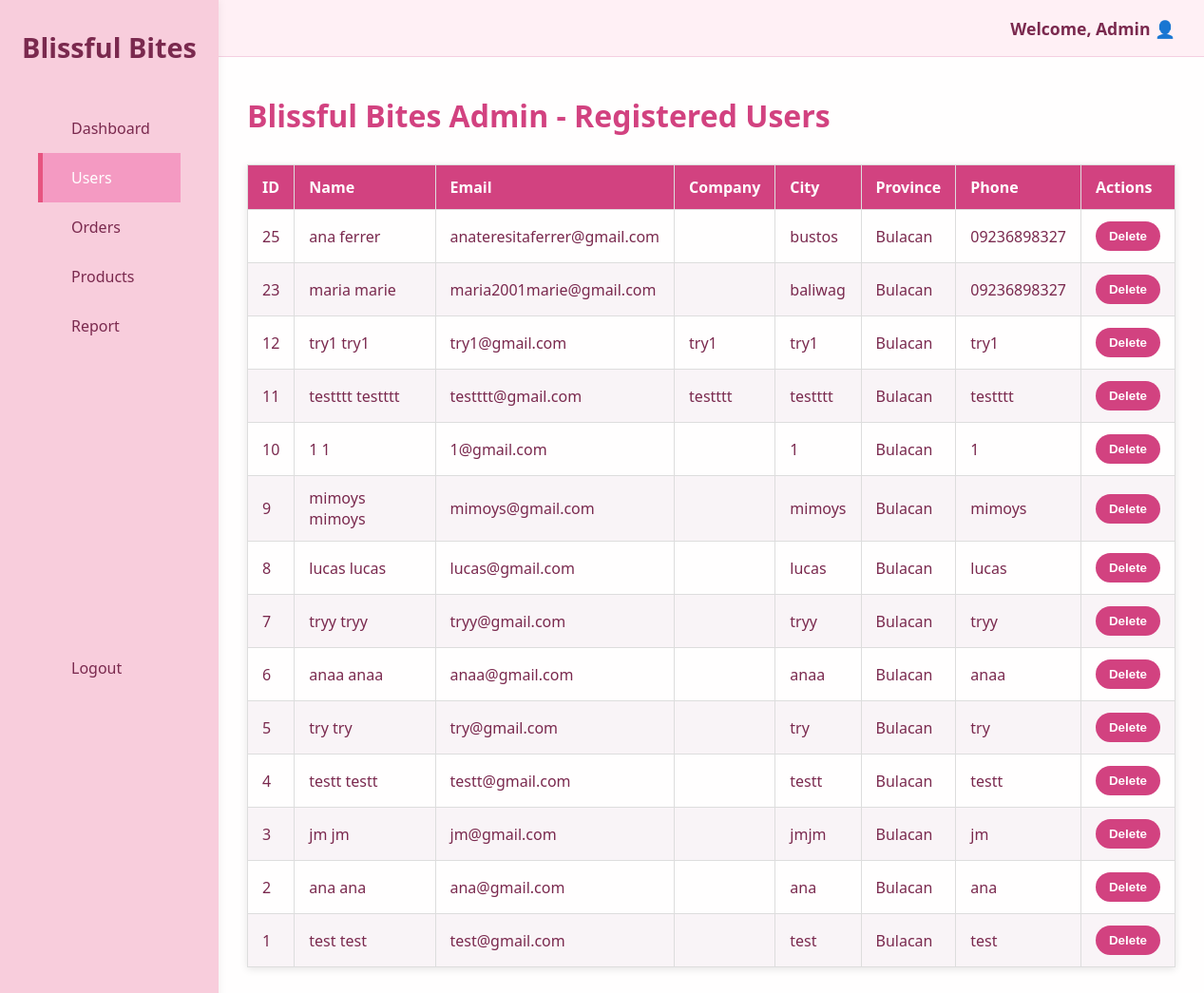
/users.php, run on an earlier commit of the app's database.
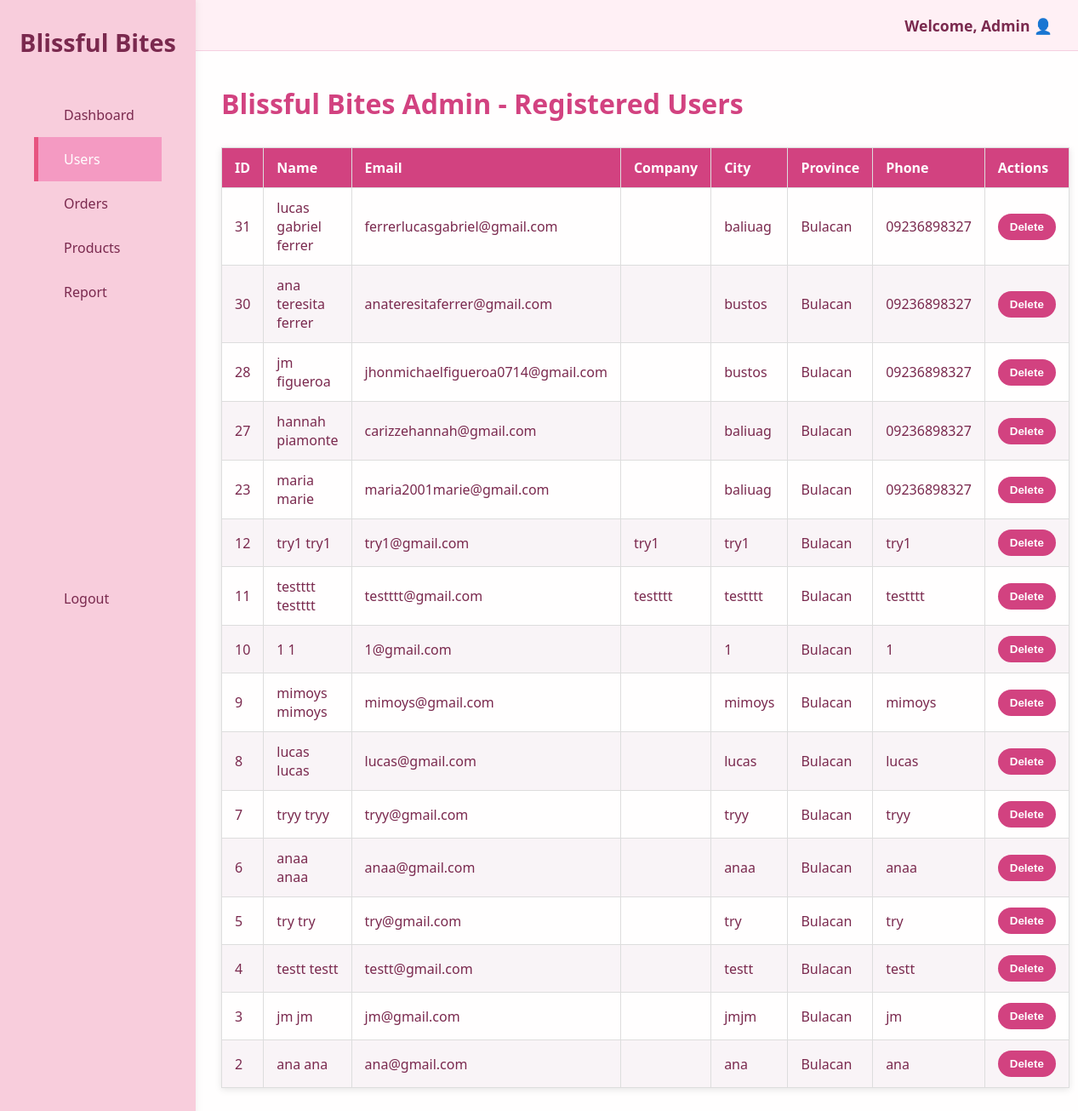
And on a later commit of the database.
### tables this page shows
CREATE TABLE `users` (
  `id` int(11) NOT NULL,
  `first_name` varchar(50) NOT NULL,
  `last_name` varchar(50) NOT NULL,
  `company_name` varchar(100) DEFAULT NULL,
  `street` varchar(100) NOT NULL,
  `city` varchar(50) NOT NULL,
  `province` varchar(50) DEFAULT 'Bulacan',
  `phone` varchar(20) NOT NULL,
  `email` varchar(100) NOT NULL,
  `user_password` varchar(255) NOT NULL,
  `created_at` timestamp NOT NULL DEFAULT current_timestamp(),
  `verification_code` varchar(6) DEFAULT NULL,
  `email_verified` tinyint(1) DEFAULT 0
);

### users.php (the view, shortened to what this page needs)
<?php
include 'connect.php';
$result = $conn->query("SELECT id, first_name, last_name, email, company_name, city, province, phone FROM users ORDER BY id DESC");
?>
<!DOCTYPE html>
<html lang="en">
<head>
</head>
<body>
   <div class="sidebar">
    <h2>Blissful Bites</h2>
    <a href="admin.php">Dashboard</a>
    <a href="users.php" class="active">Users</a>
    <a href="orders_admin.php">Orders</a>
    <a href="admin_menu.php">Products</a>
    <a href="generate_report.php">Report</a>
    <br/><br/><br/><br/><br/><br/><br/><br/><br/><br/><br/><br/><br/><br/>
    <a href="admin_logout.php" id="logout-link">Logout</a>
  </div>
  <div class="topbar">
    <div>Welcome, Admin 👤</div>
  </div>
  <div class="main-content">
    <h1>Blissful Bites Admin - Registered Users</h1>
    <table>
      <thead>
        <tr>
          <th>ID</th>
          <th>Name</th>
          <th>Email</th>
          <th>Company</th>
          <th>City</th>
          <th>Province</th>
          <th>Phone</th>
          <th>Actions</th>
        </tr>
      </thead>
      <tbody>
        <?php if ($result && $result->num_rows > 0): ?>
          <?php while ($user = $result->fetch_assoc()): ?>
            <?php
              $fullName = htmlspecialchars($user['first_name'] . ' ' . $user['last_name'], ENT_QUOTES);
            ?>
            <tr>
              <td><?= $user['id'] ?></td>
              <td><?= $fullName ?></td>
              <td><?= htmlspecialchars($user['email']) ?></td>
              <td><?= htmlspecialchars($user['company_name']) ?></td>
              <td><?= htmlspecialchars($user['city']) ?></td>
              <td><?= htmlspecialchars($user['province']) ?></td>
              <td><?= htmlspecialchars($user['phone']) ?></td>
              <td>
                <button class="delete-btn"
                        onclick="confirmDelete(<?= $user['id'] ?>, '<?= $fullName ?>')">Delete</button>
              </td>
            </tr>
          <?php endwhile; ?>
        <?php else: ?>
          <tr><td colspan="8" style="text-align:center;">No users found.</td></tr>
        <?php endif; ?>
      </tbody>
    </table>
  </div>
</body>
</html>

What changed in the data, as far as the page shows it:
removed users: id "25", fullName "ana ferrer", email "anateresitaferrer@gmail.com", city "bustos", province "Bulacan", phone "09236898327"
removed users: id "1", fullName "test test", email "test@gmail.com", city "test", province "Bulacan", phone "test"
added users: id "31", fullName "lucas gabriel ferrer", email "ferrerlucasgabriel@gmail.com", city "baliuag", province "Bulacan", phone "09236898327"
added users: id "30", fullName "ana teresita ferrer", email "anateresitaferrer@gmail.com", city "bustos", province "Bulacan", phone "09236898327"
added users: id "28", fullName "jm figueroa", email "jhonmichaelfigueroa0714@gmail.com", city "bustos", province "Bulacan", phone "09236898327"
added users: id "27", fullName "hannah piamonte", email "carizzehannah@gmail.com", city "baliuag", province "Bulacan", phone "09236898327"
changed users "maria marie": city "baliwag" → "baliuag"
